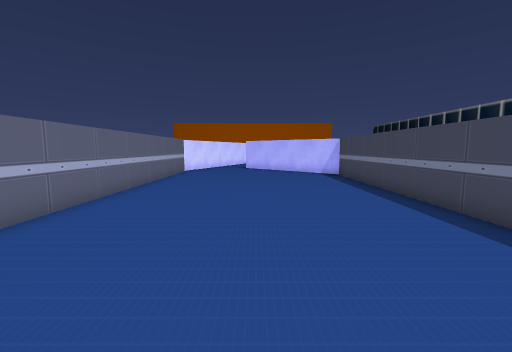
[1] (above)

14 first-person views from a walk through a 3-D level made in the Unity game engine. The camera is 1.4 m above the floor, tilts 6° down and sees 90° across. The floor is counted in squares, 1 m on a side. Each view is taken from the middle of a square. On the plan, view 1 faces up. The plan holds only what a view shows up to about 13 squares ahead; the rest is blank. The place goes on beyond the plan. The player is left out. Some animated figures are left out.

[2]
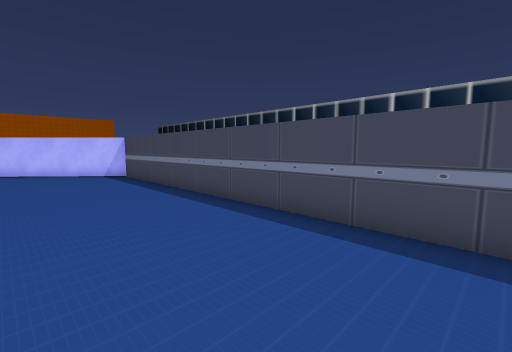

[3]
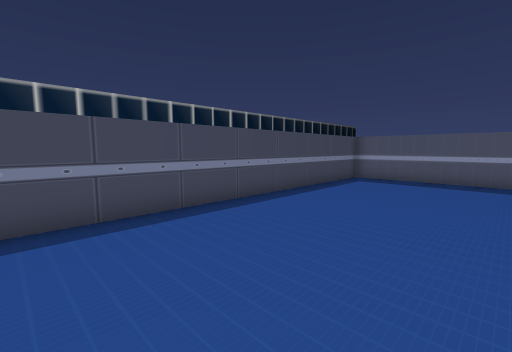

[4]
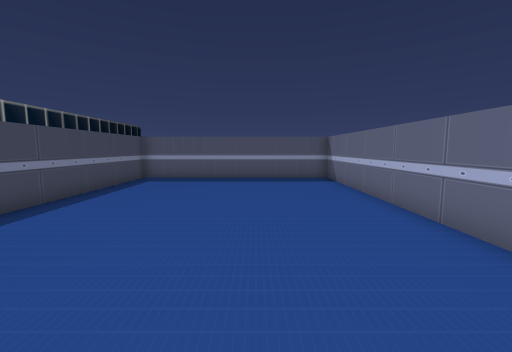

[5]
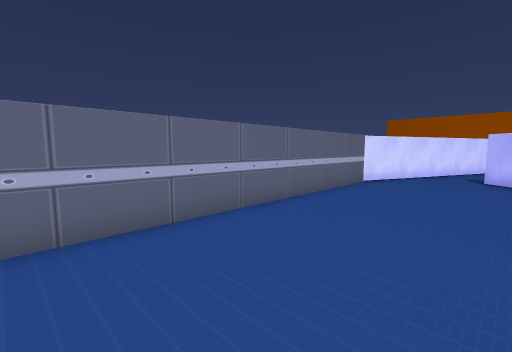

[6]
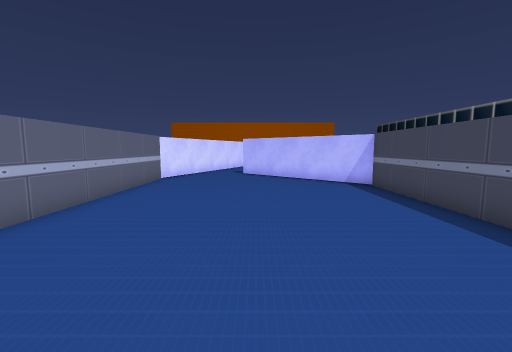

[7]
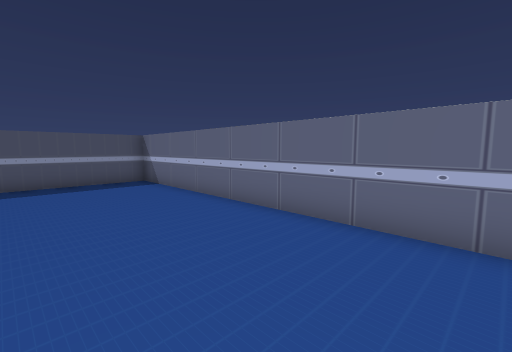

[8]
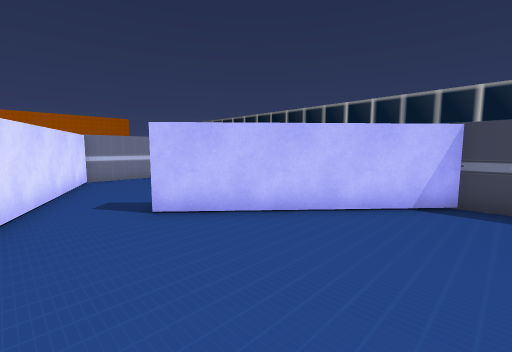

[9]
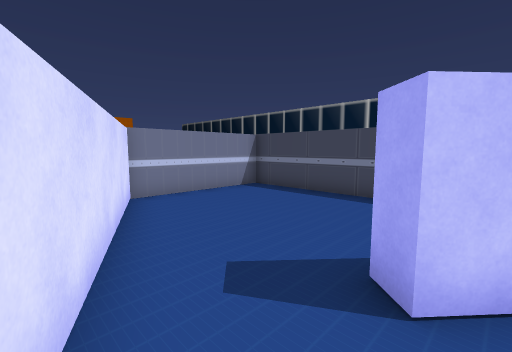

[10]
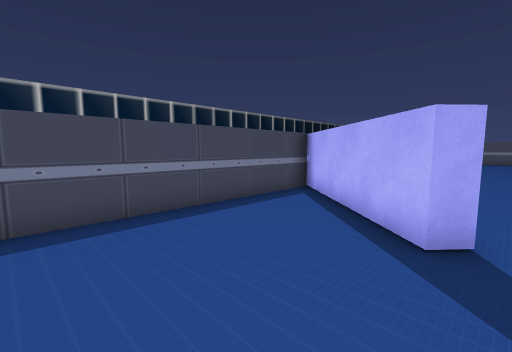

[11]
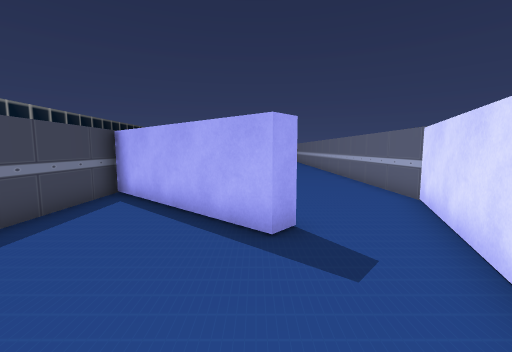

[12]
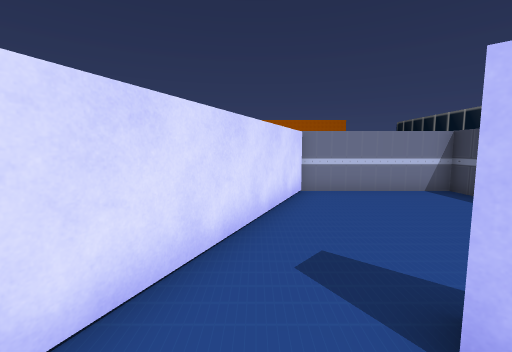

[13]
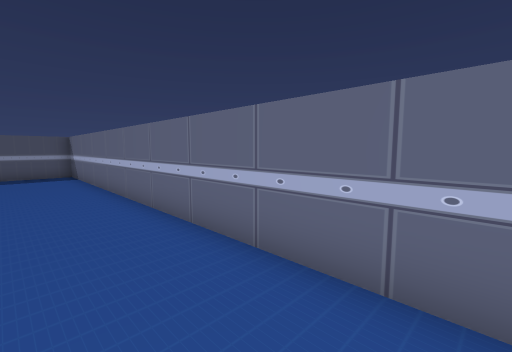

[14]
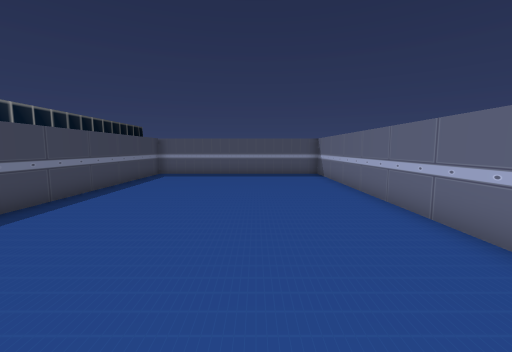

### Floor plan
Points are (right, up) in squares from view 1. A wall is a line through its corners. A room is listed if a view was taken in it or the views show most of it. See-through windows are left out.
Room 1 (views 1, 2, 3, 4, 5, 6, 7, 8, 9, 12, 13, 14)
walls: (-3.3, 18.9) (-4.5, 16) (-4.5, -7.5) (4.5, -7.5) (4.5, 13.8) (-0.7, 18.5)
ways out: opening at (-1.5, 18.5) to room 2
Room 2 (views 10, 11)
walls: (-0.7, 18.5) (-0.3, 19) (4.5, 14.8) (4.5, 25.5) (-0.5, 25.5) (-3.3, 18.9)
ways out: opening at (-1.5, 18.5) to room 1

Positions as (right, up) in squares from view 1, and headings:
1: (0, 0), facing up
2: (0, 0), facing up-right
3: (-1, 5), facing down-right
4: (-1, 5), facing down
5: (0, 5), facing up-left
6: (0, 4), facing up
7: (0, 4), facing down-left
8: (-3, 13), facing up-right
9: (-3, 18), facing up-right
10: (-1, 23), facing down-right
11: (0, 23), facing down
12: (-2, 17), facing up
13: (-2, 8), facing down-left
14: (-1, 7), facing down
